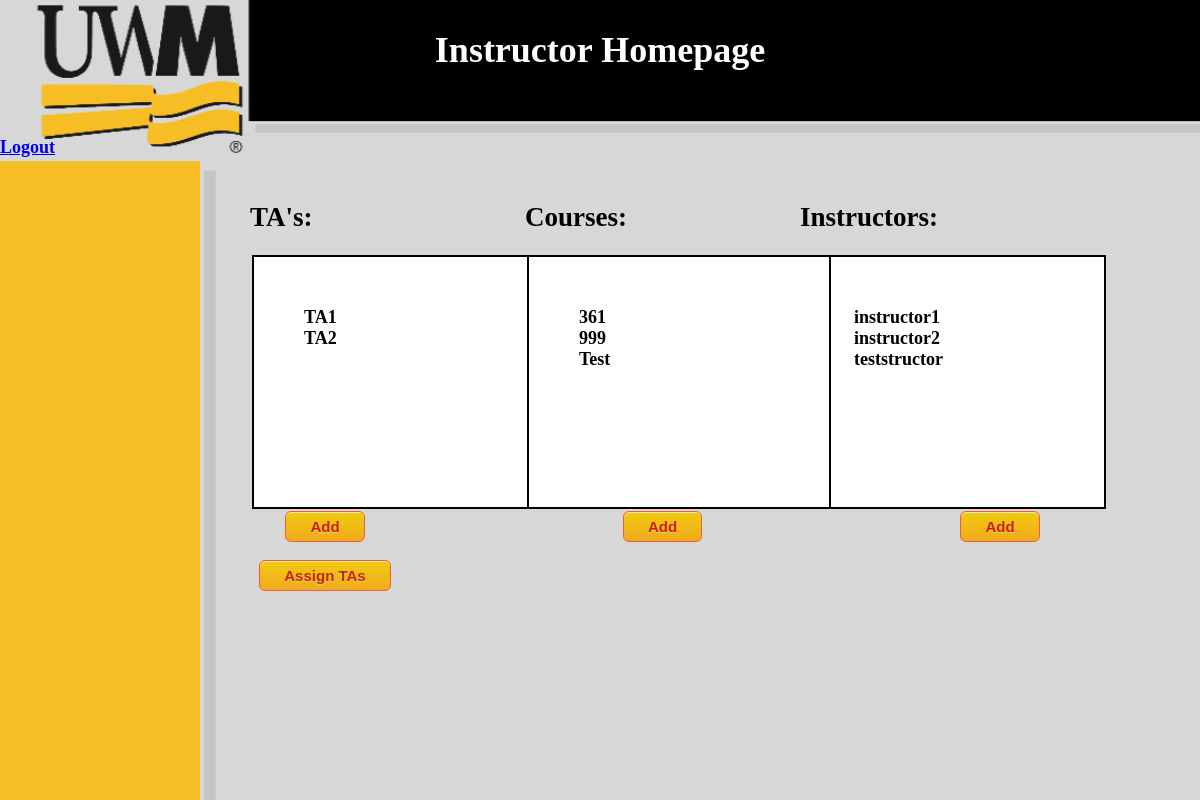
Page /instructor_home/ (signed in) on the earlier database version.
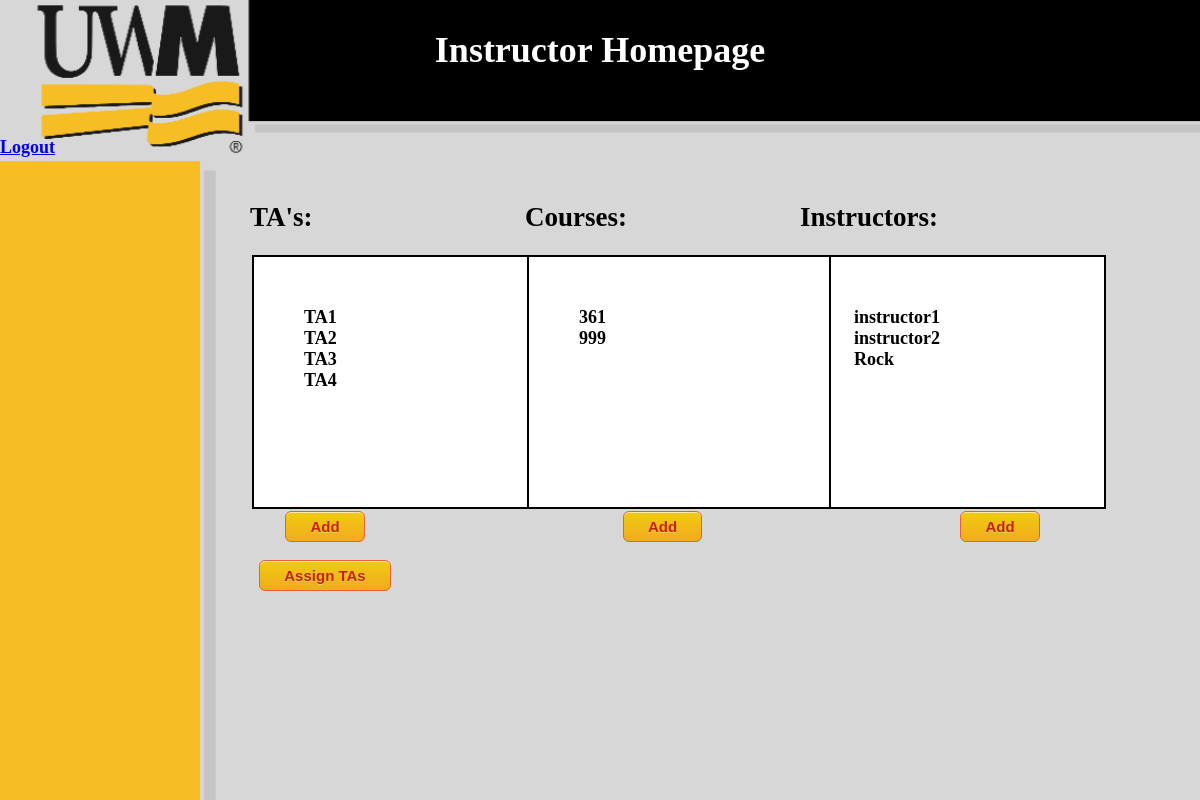
Same page on the later database version.
### TAApp/models.py (models this page shows, shortened)
class TA(models.Model):
    name = models.CharField(max_length=20, null=True)
    project_manager = models.ForeignKey(Instructor, on_delete=models.CASCADE, null=True)
    role = "TA"
    def __str__(self):
        return self.name

class Course(models.Model):
    name = models.CharField(max_length=20, null=True)
    description = models.CharField(max_length=50, null=True)
    project_manager = models.ForeignKey(Administrator, on_delete=models.CASCADE, null=True, blank=True, default="")
    instructor = models.ForeignKey(Instructor, on_delete=models.CASCADE, default="")
    instructorTA = models.ForeignKey(TA, on_delete=models.CASCADE, default="")

class Instructor(models.Model):
    name = models.CharField(max_length=20, null=True)
    project_manager = models.ForeignKey(Administrator, on_delete=models.CASCADE, null=True)
    role = "Instructor"
    def __str__(self):
        return self.name

### TAApp/views.py (the view)
# urls.py: path('instructor_home/', Instructor_home.as_view(), name='instructor_home'),
class Instructor_home(View):
    def get(self, request, ):
        loggedIn = request.session.get("name")
        if MyUser.objects.filter(name=loggedIn).exists():
            user = MyUser.objects.get(name=loggedIn)
        if valid(user.role, "Instructor"):
            TAList = list(map(str, TA.objects.all()))
            InstructorList = list(map(str, Instructor.objects.all()))
            teacher = Instructor.objects.get(name=request.session.get("name", False))
            CourseList = list(Course.objects.filter(instructor=teacher))
            return render(request, "instructor_home.html",
                          {"TAs": TAList, "instructors": InstructorList, "courses": CourseList, "teacher": teacher})
        else:
            return render(request, "login.html", {"message": "unauthorized access"})

### TAApp/views.py (called while the page is built)
def valid(user_role, expected):
    if user_role == expected:
        return True
    else:
        return False

### templates/instructor_home.html (shortened to what this page needs)
{% load static %}
<link rel="stylesheet" type="text/css" href="{% static '/css/style.css' %}"/>
<!DOCTYPE html>
<html lang="en">
<head>
</head>
<body>
<div class="bg">
    <div class="HeaderHome"></div>
<h1 class="home">Instructor Homepage</h1>
<br/>
<br/>
<a href="/login/">Logout</a>
    <br/>
    <br/>
  <div class="column_left">
      <div class="Left">
      <div class="left">
      <h2>TA's:</h2>
      <form action="/instructor_home/"  id = "TAs" method="post">
      <div id="TAList">
    {% for i in TAs %}
    {{ i }}<br/>
    {% endfor %}
      </div>
</form>
        <form action ="/TAs/">
          <input type="submit" value="Add">
        </form>
          <form action ="/assign_TAs/">
              <input type="submit" value="Assign TAs">
          </form>
  </div>
  </div>
  </div>
  <div class="column_center">
        <div class="Left">
            <h2>Courses:</h2>
      <form action="/instructor_home/"  id = "Courses" method="post">
      <div id="CourseList">
      <div id="teacher">
    {% for i in courses %}
        {{ i.name }}<br/>
    {% endfor %}
      </div>
      </div>
</form>
        <form action ="/courses/">
          <input type="submit" value="Add">
        </form>
  </div>
  </div>
  <div class="column_right">
            <h2>Instructors:</h2>
      <form action="/instructor_home/"  id = "Instructors" method="post">
      <div id="InstructorList">
    {% for i in instructors %}
    {{ i }}<br/>
    {% endfor %}
      </div>
</form>
              <form action ="/instructors/">
          <input type="submit" value="Add">
        </form>
</div>
</div>
</body>
</html>

Differences in the rows shown:
removed Course: name "Test"
added TA: TAs "TA3"
added TA: TAs "TA4"
Other differences:
new list line: "Rock"
list line gone: "teststructor"
